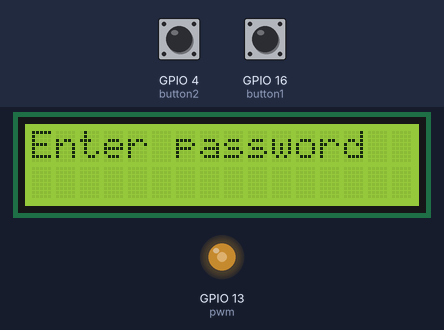
This program was run on a simulated ESP32 board running MicroPython. On the bench: 16×2 character LCD, output pins drawn as LEDs (lit = HIGH). The test bench sets the inputs (shaded band); at power-on: GPIO 4 (button2) HIGH, GPIO 16 (button1) HIGH. What the program prints to the serial console is not drawn.

Above: at 1.2 s.
1.3 s: GPIO 4 (button2) pulled LOW for 0.15 s
At 2.1 s:
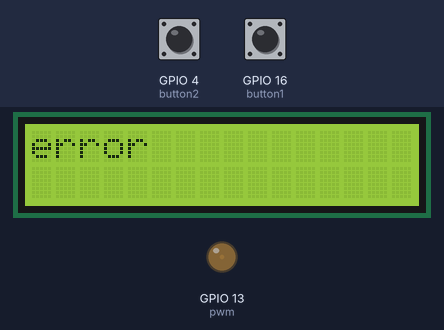
4.4 s: GPIO 16 (button1) pulled LOW for 0.15 s
At 4.9 s:
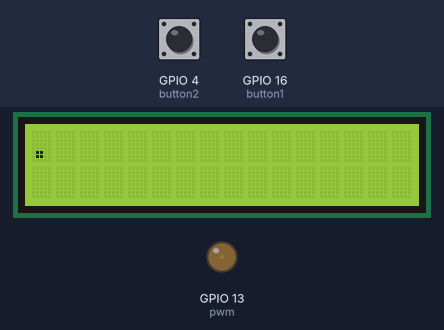
6.1 s: GPIO 16 (button1) pulled LOW for 1 s
8.6 s: GPIO 4 (button2) pulled LOW for 1 s
At 11.2 s:
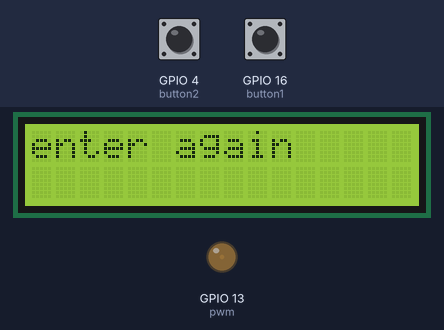
12.1 s: GPIO 4 (button2) pulled LOW for 3.2 s
At 12.8 s:
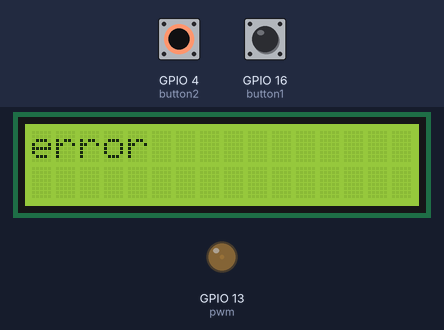
Timing chart, 0 to 15.1 s (numbered marks = the images above; inputs shaded):
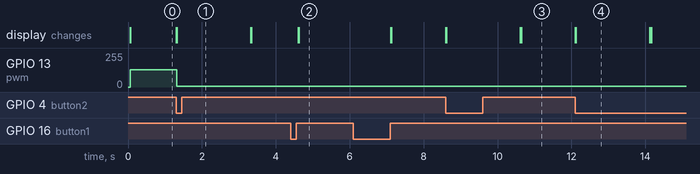

Measured:
- after the input at 1.3 s, GPIO 13 (pwm): 128/255 → 6/255 at once; the display: first changes at once (image 1 shows a later state)
- after the input at 4.4 s, the display: first changes after 0.21 s (image 2 shows a later state)
- after the input at 8.6 s, the display: first changes at once (image 3 shows a later state)
- after the input at 12.1 s, the display: first changes at once (image 4 shows a later state)
- what the display in image 4 shows lasts 2.0 s, from 12.1 s to 14.1 s

The program:

pj11_1_MorseCode.py
```python
# Import machine, time and dht modules.
from machine import Pin, PWM
from time import sleep_ms, ticks_ms
from machine import I2C, Pin
from i2c_lcd import I2cLcd

DEFAULT_I2C_ADDR = 0x27

i2c = I2C(scl=Pin(22), sda=Pin(21), freq=400000)
lcd = I2cLcd(i2c, DEFAULT_I2C_ADDR, 2, 16)

button1 = Pin(16, Pin.IN, Pin.PULL_UP)
button2 = Pin(4, Pin.IN, Pin.PULL_UP)
count = 0
time_count = 0
password = ""   #Enter password
correct_password = "-.-"  #Correct password
lcd.putstr("Enter password")
pwm = PWM(Pin(13))
pwm.freq(50)

while True:
    btnVal1 = button1.value()  # Read the value of button 1
    if(btnVal1 == 0):
        sleep_ms(10)
        while(btnVal1 == 0):
            time_count = time_count + 1  #Start counting the pressed time of the button
            sleep_ms(200)                #The time is 200ms cumulative
            btnVal1 = button1.value()
            if(btnVal1 == 1):
                count = count + 1
                print(count)
                print(time_count)
                if(time_count > 3):      #If the pressed time of the button is more than 200*3ms，add"-" to  password
                    lcd.clear()
                    #lcd.move_to(1, 1)
                    password = password + "-"
                else:
                    lcd.clear()
                    password = password + "."  #Otherwise add "."
                lcd.putstr('{}'.format(password))
                time_count = 0

    btnVal2 = button2.value()
    if(btnVal2 == 0):
        if(password == correct_password):  #If the password is correct
            lcd.clear()
            lcd.putstr("open")
            pwm.duty(128)  #Open the door
            password = ""  #Remove the password
            sleep_ms(1000)
        else:              #If the password is wrong
            lcd.clear()
            lcd.putstr("error")
            pwm.duty(25)  #Close the door
            sleep_ms(2000)
            lcd.clear()
            lcd.putstr("enter again")
            password = ""  #Remove the password
```
